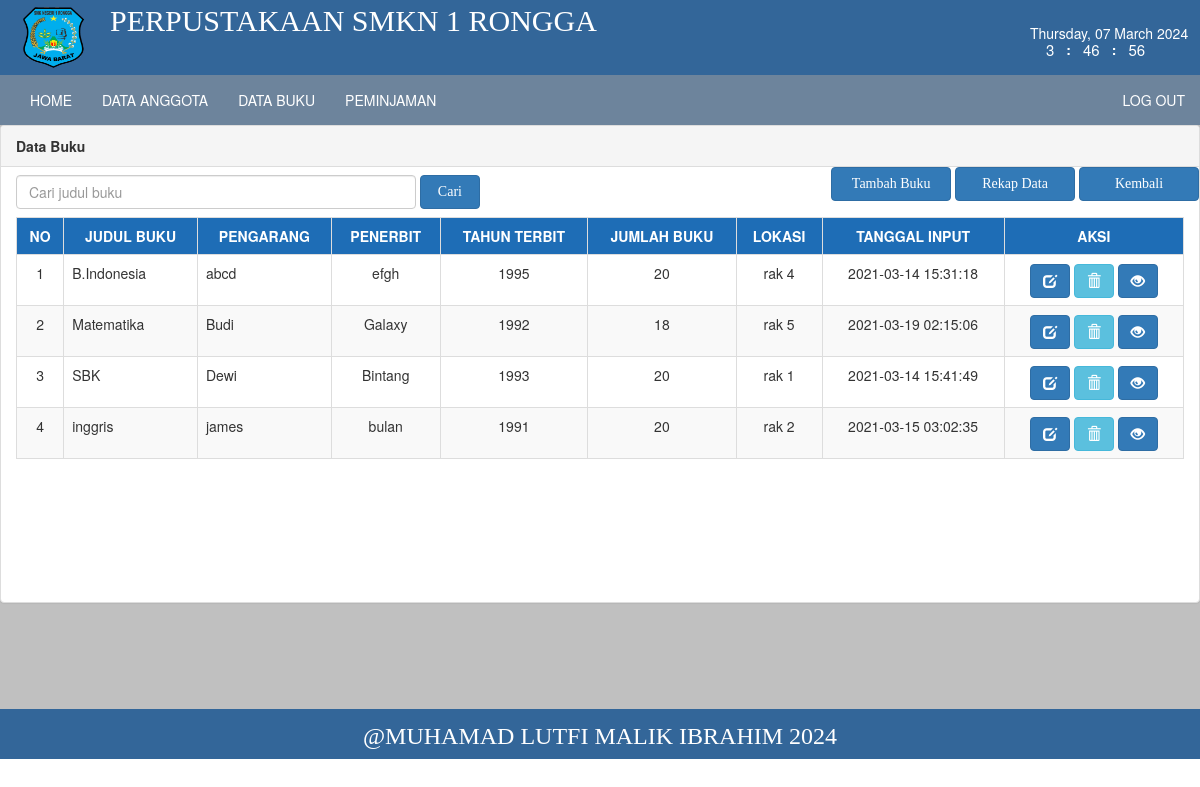
The app's page /perpus/index.php?page=buku (signed in) with its own data.
### tables this page shows
CREATE TABLE `buku` (
  `id` int(9) NOT NULL,
  `judul` varchar(255) NOT NULL,
  `pengarang` varchar(100) NOT NULL,
  `penerbit` varchar(150) NOT NULL,
  `thnterbit` varchar(25) NOT NULL,
  `jumlah` int(3) NOT NULL,
  `lokasi` enum('rak 1','rak 2','rak 3','rak 4','rak 5','rak 6') NOT NULL,
  `tglinput` timestamp NOT NULL DEFAULT current_timestamp() ON UPDATE current_timestamp()
);

### perpus/buku/buku.php (the view, shortened to what this page needs)
 <head>
<!DOCTYPE html>
<html lang="en">
    <link href="css/bootstrap.min.css" rel="stylesheet">
<link href="css/bootstrap.min.css" rel="stylesheet">
<link rel="stylesheet" type="text/css" href="css/style.css">
<link rel="stylesheet" type="text/css" href="css/tampil.css">
<link rel="stylesheet" type="text/css" href="css/btn.css">
</head>
<body>
<div class="panel panel-default" style="min-height: 478px;">
<div class="panel-heading"><b>Data Buku</b></div>
  <form class="navbar-form navbar-left" action="" method="POST">
        <div class="form-group">
          <input type="text" class="form-control" name="cari" placeholder="Cari judul buku" style="width:400px;">
        </div>
        <button type="submit" class="btn btn-primary" style="width: 60px;">Cari</button>
</form>
<div align="right">
<a href="index.php?page=tambahbuku"><button class="btn btn-primary" style="width: 120px;">Tambah Buku</button></a>
<a href="index.php?page=rekapbuku"><button  class="btn btn-primary" style="width: 120px;">Rekap Data</button></a>
<input type="button" value="Kembali"  class="btn btn-primary" style="width: 120px;" onclick="history.go(-1);">
</div>
<div class="panel-body">
<table class="table table-bordered table-striped table-hover">
<tr>
<th><center>No</center></th>
<th><center>Judul Buku</center></th>
<th><center>Pengarang</center></th>
<th><center>Penerbit</center></th>
<th><center>Tahun Terbit</center></th>
<th><center>Jumlah Buku</center></th>
<th><center>Lokasi</center></th>
<th><center>Tanggal Input</center></th>
<th colspan="3"><center>Aksi<center></th>
</tr>
<?php
include "koneksi.php";
if (isset($_POST['cari'])) {
    $cari=$_POST['cari'];
    $tampil=$konek -> query("select * from buku where judul like '%".$cari."%'");
}else{
$tampil = $konek -> query ("select * from buku");
}
while ($a = $tampil -> fetch_array()){
@$no++;
echo "<tr>
    <td><center>$no</center></td>
    <td>$a[judul]</td>
    <td>$a[pengarang]</td>
    <td><center>$a[penerbit]</center></td>
    <td><center>$a[thnterbit]</center></td>
    <td><center>$a[jumlah]</center></td>
    <td><center>$a[lokasi]</center></td>
    <td><center>$a[tglinput]</center></td>
    ";
  ?>
<td>
    <center>
    <a href="index.php?page=ubahbuku&id=<?php echo $a['id']; ?>"><i class="glyphicon glyphicon-edit btn btn-primary" style="width: 40px;" title="Update"></i></a>
    <a onclick="return confirm('Anda Yakin Ingin Menghapus Data Ini?')" href="index.php?page=hapusbuku&id=<?php echo $a['id']; ?>"><i class="glyphicon glyphicon-trash btn btn-info" style="width: 40px;" title="Delete"></i></a>
    <a href="buku/lihatbuku.php?id=<?php echo $a['id']; ?>">  <i class="glyphicon glyphicon-eye-open btn btn-primary" style="width: 40px;" title="Lihat"></i></a>
    </center>
</td>
<?php
}
?>
</tr>
</table>
</div>
</div>
</body>
  </body>
</html>

### perpus/css/style.css (style rules this page uses)
body { background-color:white ; }

### perpus/css/home.css (style rules this page uses)
.btn { background: #333; border-radius: 5px; padding: 5px; font-family: tahoma; text-decoration: none; width: 90%; color: white; border: none; }

### perpus/css/tampil.css (style rules this page uses)
th { background: #1e6db6; color: #fff; text-transform: uppercase; }
.table { font-size: 1em; width: 100%; }

### records on screen
buku: judul "B.Indonesia", pengarang "abcd", penerbit "efgh", thnterbit "1995", jumlah "20", lokasi "rak 4", tglinput "2021-03-14 15:31:18"
buku: judul "Matematika", pengarang "Budi", penerbit "Galaxy", thnterbit "1992", jumlah "18", lokasi "rak 5", tglinput "2021-03-19 02:15:06"
buku: judul "SBK", pengarang "Dewi", penerbit "Bintang", thnterbit "1993", jumlah "20", lokasi "rak 1", tglinput "2021-03-14 15:41:49"
buku: judul "inggris", pengarang "james", penerbit "bulan", thnterbit "1991", jumlah "20", lokasi "rak 2", tglinput "2021-03-15 03:02:35"
